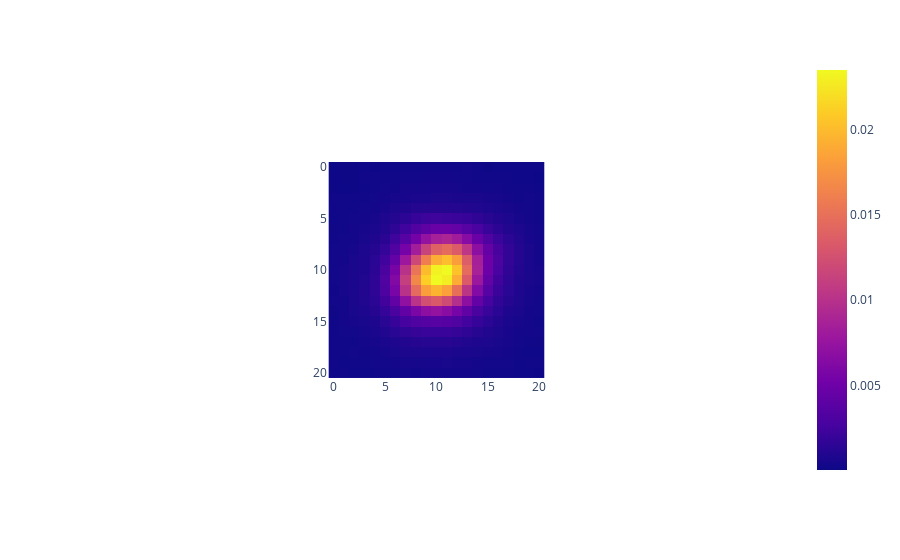

Notebook code for this chart:
### Code cell
psf_plot = px.imshow(psf_hdu[0].data, aspect='equal')
psf_plot.show()

### Figure 1 — Plotly figure (JSON) as saved in the notebook; plotly's stock layout.template omitted (floating-point values rounded to 4 significant figures; data arrays with more than 128 entries replaced by an {"elided": "..."} marker saying what was removed)
{"data": [{"coloraxis": "coloraxis", "hovertemplate": "x: %{x}<br>y: %{y}<br>color: %{z}<extra></extra>", "name": "0", "type": "heatmap", "xaxis": "x", "yaxis": "y", "z": {"elided": "21x21 float values"}}], "layout": {"autosize": true, "coloraxis": {"colorscale": [[0, "#0d0887"], [0.1111, "#46039f"], [0.2222, "#7201a8"], [0.3333, "#9c179e"], [0.4444, "#bd3786"], [0.5556, "#d8576b"], [0.6667, "#ed7953"], [0.7778, "#fb9f3a"], [0.8889, "#fdca26"], [1, "#f0f921"]]}, "margin": {"t": 60}, "xaxis": {"anchor": "y", "autorange": true, "constrain": "domain", "domain": [0.3485, 0.6515], "range": [-0.5, 20.5], "scaleanchor": "y"}, "yaxis": {"anchor": "x", "autorange": true, "constrain": "domain", "domain": [0, 1], "range": [20.5, -0.5]}}}
